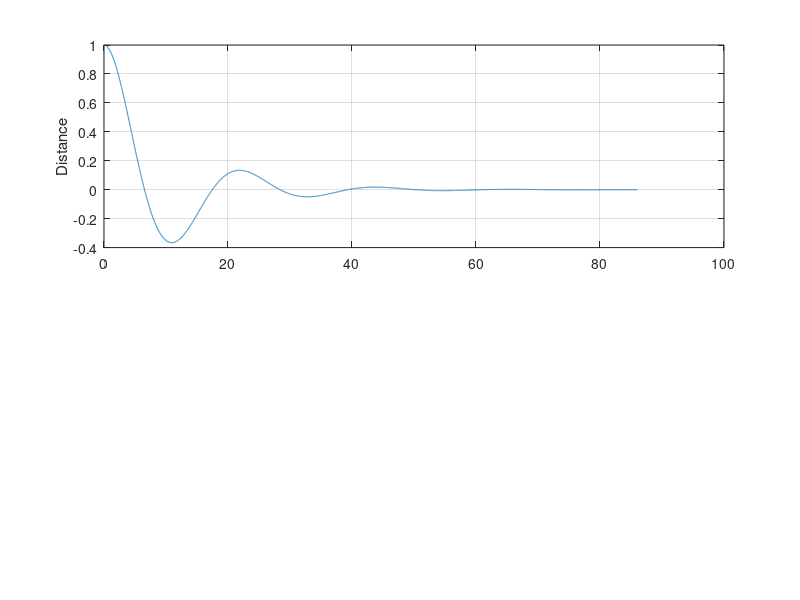

Write the MATLAB code that produced this figure. (Note: this script raises an error after producing the figure.)
clear all
% Time Span
tf = 100;
h = 0.01; % step size
n = tf/h;
tspan = linspace(0,tf,n);

xddot = zeros(n,1); yddot = zeros(n,1); thetaddot = zeros(n,1);
xdot = zeros(n,1); ydot = zeros(n,1); thetadot = zeros(n,1);
x = zeros(n,1); y = zeros(n,1); theta = zeros(n,1);
ux = zeros(n,1); uy=zeros(n,1); utheta = zeros(n,1);
x(1) = 1;
y(1) = -1.3;
theta(1) = pi/2;
thetadot(1) = pi/8;
mx = 10; bx=2; cx = 1;
my = 7; by = 1; cy = 0.6;
I = 0.8;
% [xdot ] = [0 1    ][x   ] + [0]
% [xddot]   [c/m b/m][xdot] + [1]u
% y = B xvec
Ax = [0 1; cx/mx, bx/mx];
Bx = [0 1/mx]';
Qx = [1 0; 0 100];
Rx = 0.1;
Kx = dlqr(Ax,Bx,Qx,Rx,[]);

Ay = [0 1; cy/my, by/my];
By = [0 1/my]';
Qy = [1 0; 0 100];
Ry = 0.1;
Ky = dlqr(Ay,By,Qy,Ry,[]);

Atheta = [0 1; 0 0];
Btheta = [0 1/I]';
Qtheta = [100 0; 0 1];
Rtheta = 10;
Ktheta = dlqr(Atheta,Btheta,Qtheta,Rtheta,[]);

% Desired state
xdes = 0;
xdesdot = 0;
ydes = 0;
ydesdot = 0;

i = 1;
while (i<n)
    i=i+1;
    % Control effort
    ux(i) = -Kx*[x(i-1); xdot(i-1)];
    uy(i) = -Ky*[y(i-1); ydot(i-1)];
%     utheta(i) = -Ktheta*[theta(i-1); thetadot(i-1)];
    % Update dynamics
    xddot(i) = (1/mx)*ux(i) - (bx/mx)*xdot(i) - (cx/mx)*x(i);
    xdot(i) = xdot(i-1) + xddot(i)*h; 
    x(i) = x(i-1) + xdot(i)*h; 
    yddot(i) = (1/my)*uy(i) - (by/my)*ydot(i) - (cy/my)*y(i);
    ydot(i) = ydot(i-1) + yddot(i)*h;
    y(i) = y(i-1) + ydot(i)*h;
%     thetaddot(i) = (1/I)*utheta(i);
%     thetadot(i) = thetadot(i-1) + thetaddot(i)*h;
%     theta(i) = theta(i-1) + thetadot(i)*h;

    % Update errors
    x_error = x(i)-xdes;
    x_error_dot = xdot(i)-xdesdot;
    y_error = y(i) - ydes;
    y_error_dot = ydot(i) - ydesdot;
    if (abs(x_error)<1e-3 && abs(x_error_dot)<1e-3 && abs(y_error)<1e-3 && abs(y_error_dot)<1e-3)
        break
    end
end

x_nn = x(1:i);
y_nn = y(1:i);
theta_nn = theta(1:i);
xdot_nn = xdot(1:i);
ydot_nn = ydot(1:i);
thetadot_nn = thetadot(1:i);
t = tspan(1:i);
ux = ux(1:i);
uy = uy(1:i);
utheta = utheta(1:i);

figure; 
subplot(2,1,1)
plot(t,x_nn); 
hold on; grid on;
ylabel('Distance');
yyaxis right
plot(t,xdot_nn);
xlabel('Time [s]');
ylabel('Velocity');
title('X-Position and X-Velocity');
subplot(2,1,2)
plot(t,y_nn); grid on;
ylabel('Distance');
yyaxis right
plot(t,ydot_nn);
xlabel('Time [s]');
ylabel('Velocity');
title('Y-Position and Y-Velocity');
% subplot(3,1,3)
% plot(t,theta_nn); grid on;
% ylabel('Distance');
% yyaxis right
% plot(t,thetadot_nn);
% xlabel('Time [s]');
% ylabel('Velocity');
% title('\theta-Position and \theta-Velocity');

% figure; 
% plot(tspan,ux);
% hold on; grid on;
% xlabel('Time [s]');
% ylabel('u');
% title('Control Effort');


% xddot = (1/m)*ux - (b/m)*xdot - (c/m)*x;
% yddot = (1/m)*uy - (b/m)*ydot - (c/m)*y;
% thetaddot = (1/I)*tau;

%% add noise
xddot = zeros(n,1); yddot = zeros(n,1); thetaddot = zeros(n,1);
xdot = zeros(n,1); ydot = zeros(n,1); thetadot = zeros(n,1);
x = zeros(n,1); y = zeros(n,1); theta = zeros(n,1);
ux = zeros(n,1); uy=zeros(n,1); utheta = zeros(n,1);

x(1) = 1;
y(1) = -1.3;
theta(1) = pi/2;
thetadot(1) = pi/8;

rng(17);
w = wgn(n,1,10);
v = wgn(n,1,10);

i = 1;
while (i<n)
    i=i+1;
    % Control effort
    ux(i) = -Kx*[x(i-1); xdot(i-1)];
    uy(i) = -Ky*[y(i-1); ydot(i-1)];
    % Update dynamics
    xddot(i) = (1/mx)*ux(i) - (bx/mx)*xdot(i) - (cx/mx)*x(i) - w(i);
    %xddot(i) = awgn(xddot(i),20);
    xdot(i) = xdot(i-1) + xddot(i)*h; 
    x(i) = x(i-1) + xdot(i)*h; 
    yddot(i) = (1/my)*uy(i) - (by/my)*ydot(i) - (cy/my)*y(i) - v(i);
    %yddot(i) = awgn(yddot(i),20);
    ydot(i) = ydot(i-1) + yddot(i)*h;
    y(i) = y(i-1) + ydot(i)*h;
   
    % Update errors
    x_error = x(i)-xdes;
    x_error_dot = xdot(i)-xdesdot;
    y_error = y(i) - ydes;
    y_error_dot = ydot(i) - ydesdot;
    if (abs(x_error)<1e-3 && abs(x_error_dot)<1e-3 && abs(y_error)<1e-3 && abs(y_error_dot)<1e-3)
        break
    end
end

x_n = x(1:i);
y_n = y(1:i);
xdot_n = xdot(1:i);
ydot_n = ydot(1:i);
t = tspan(1:i);

figure; 
subplot(2,1,1)
plot(t,x_n); 
hold on; grid on;
ylabel('Distance');
yyaxis right
plot(t,xdot_n);
xlabel('Time [s]');
ylabel('Velocity');
title('X-Position and X-Velocity');
subplot(2,1,2)
plot(t,y_n); grid on;
ylabel('Distance');
yyaxis right
plot(t,ydot_n);
xlabel('Time [s]');
ylabel('Velocity');
title('Y-Position and Y-Velocity');

%% randomize system parameters
xddot = zeros(n,1); yddot = zeros(n,1); thetaddot = zeros(n,1);
xdot = zeros(n,1); ydot = zeros(n,1); thetadot = zeros(n,1);
x = zeros(n,1); y = zeros(n,1); theta = zeros(n,1);
ux = zeros(n,1); uy=zeros(n,1); utheta = zeros(n,1);

x(1) = 1;
y(1) = -1.3;
theta(1) = pi/2;
thetadot(1) = pi/8;

%real system params
mx = 10; bx=2; cx = 1;
my = 7; by = 1; cy = 0.6;
I = 0.8;
%randomized system parameters
mx_r = normrnd(mx, mx/10);
bx_r = normrnd(bx, bx/10);
cx_r = normrnd(cx, cx/10);
my_r = normrnd(my, my/10);
by_r = normrnd(by, by/10);
cy_r = normrnd(cy, cy/10);
% [xdot ] = [0 1    ][x   ] + [0]
% [xddot]   [c/m b/m][xdot] + [1]u
% y = B xvec
Ax = [0 1; cx_r/mx_r, bx_r/mx_r];
Bx = [0 1/mx_r]';
Qx = [1 0; 0 100];
Rx = 0.1;
Kx = dlqr(Ax,Bx,Qx,Rx,[]);

Ay = [0 1; cy_r/my_r, by_r/my_r];
By = [0 1/my_r]';
Qy = [1 0; 0 100];
Ry = 0.1;
Ky = dlqr(Ay,By,Qy,Ry,[]);

i = 1;
while (i<n) 
    i=i+1;
    % Control effort
    ux(i) = -Kx*[x(i-1); xdot(i-1)];
    uy(i) = -Ky*[y(i-1); ydot(i-1)];
    % Update dynamics
    xddot(i) = (1/mx)*ux(i) - (bx/mx)*xdot(i) - (cx/mx)*x(i);
    xdot(i) = xdot(i-1) + xddot(i)*h; 
    x(i) = x(i-1) + xdot(i)*h; 
    yddot(i) = (1/my)*uy(i) - (by/my)*ydot(i) - (cy/my)*y(i);
    ydot(i) = ydot(i-1) + yddot(i)*h;
    y(i) = y(i-1) + ydot(i)*h;
   
    % Update errors
    x_error = x(i)-xdes;
    x_error_dot = xdot(i)-xdesdot;
    y_error = y(i) - ydes;
    y_error_dot = ydot(i) - ydesdot;
    if (abs(x_error)<1e-3 && abs(x_error_dot)<1e-3 && abs(y_error)<1e-3 && abs(y_error_dot)<1e-3)
        break
    end
end

x_r = x(1:i);
y_r = y(1:i);
xdot_r = xdot(1:i);
ydot_r = ydot(1:i);
t = tspan(1:i);

figure; 
subplot(2,1,1)
plot(t,x_r); 
hold on; grid on;
ylabel('Distance');
yyaxis right
plot(t,xdot_r);
xlabel('Time [s]');
ylabel('Velocity');
title('X-Position and X-Velocity');
subplot(2,1,2)
plot(t,y_r); grid on;
ylabel('Distance');
yyaxis right
plot(t,ydot_r);
xlabel('Time [s]');
ylabel('Velocity');
title('Y-Position and Y-Velocity');